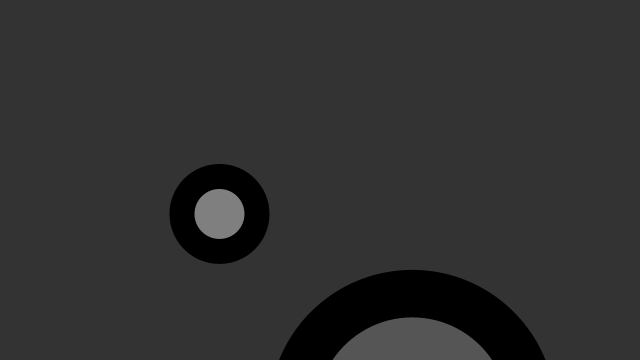
Frame 1 (no input)
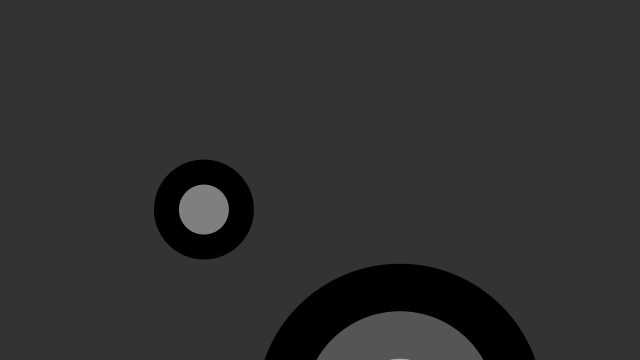
Frame 60 (the mouse pressed at the canvas centre just before this capture)
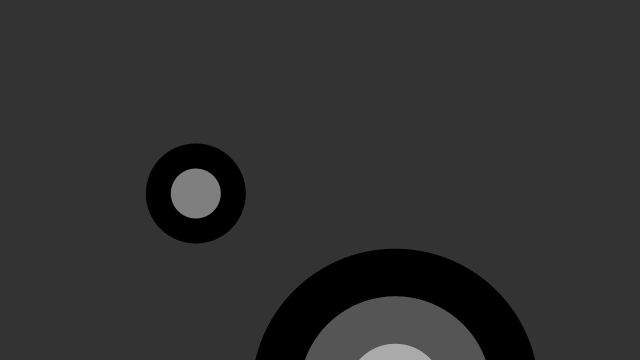
Frame 120 (the mouse held since frame 60 and released just before this capture)

The Processing sketch that drew these frames (run headless with seeded random() and noise(); from frame 60 on, the mouse is pressed at the canvas centre):

// Processing sketch: targets_lerp
// ── targets_lerp.pde
float start_grey = 0;
CTarget[] tgt;

void setup() {
  size(640, 360);
  
  noStroke();
  //noLoop();
   
   tgt = new CTarget[3];
   
   for(int i = 0; i < 3; i++) {
     tgt[i] = new CTarget(random(width), random(height), (int)random(50, 300), (int)random(2, 10), start_grey);
   }
  
}

void draw() {
  
  background(51);
  
  if(start_grey < 254) {
    start_grey = lerp(start_grey, 255, .05);
  } else {
    start_grey = lerp(start_grey, 0, .05);
  }
  
  for(int i = 0; i < 3; i++) {
    tgt[i].update_pos(tgt[i].xloc + random(-5, 5), tgt[i].xloc + random(-5, 5)); 
    tgt[i].drawTarget();
  }
  
  //drawTarget(width*0.5, height*0.5, 300, 10, 255);
  //drawTarget(width*0.75, height*0.3, 120, 6, 125);
  
}



float lerp2(float startx, float endx, float t) {
  float new_val;
 
   new_val = startx * (1 - t) + endx * t;
   return new_val;
}
// ── CTarget.pde

class CTarget {

 float xloc;
 float yloc;
 int size;
 int num;
 float start_gray;
  
  CTarget(float xval, float yval, int sz, int nm, float init_col) {
    xloc = xval;
    yloc = yval;
    size = sz;
    num = nm;
    init_col = start_gray;
  }
  
  void drawTarget() {
    float grayvalues = 255/num;
    float steps = size/num;
    for (int i = 0; i < num; i++) {
      fill(i*grayvalues + start_gray);
      ellipse(xloc, yloc, size - i*steps, size - i*steps);
    }
  }

  void update_pos(float new_x, float new_y) {
    xloc = new_x;
    yloc = new_y;
  }

}
